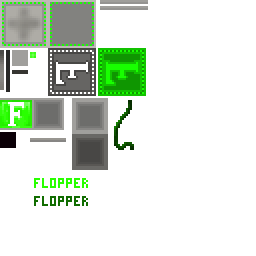
#> input picture auxiliary/java/dungeon-core-pre11/Common/Items/Blocks/Flopper_Texture.png, 128 x 128 px (shown 2 times larger)
$ python make_outline_texture.py ../../../../auxiliary/java/dungeon-core-pre11/Common/Items/Blocks/Flopper_Texture.png out.png
#> lines starting #> are read from the running program, lines starting #| are printed output that depends on the picture
from __future__ import annotations

import argparse
from pathlib import Path

from PIL import Image


def make_outline(source: Path, output: Path, border: int, alpha: int) -> None:
#> called with border = 4, alpha = 190
    image = Image.open(source).convert("RGBA")
#> image is the input picture: PIL image 128x128 RGBA; mean R, G, B, A 23.1, 33.9, 20.9, 60.3
    width, height = image.size
#> width = 128; height = 128
    pixels = image.load()

    for y in range(height):
        for x in range(width):
            in_border = x < border or y < border or x >= width - border or y >= height - border
            r, g, b, a = pixels[x, y]
            pixels[x, y] = (r, g, b, min(a, alpha) if in_border else 0)

    output.parent.mkdir(parents=True, exist_ok=True)
    image.save(output)
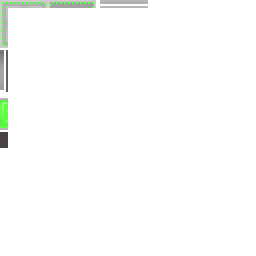
#> saved as out.png: PIL image 128x128 RGBA (shown 2 times larger); mean R, G, B, A 23.1, 33.9, 20.9, 5.8; transparent parts drawn white


def main() -> None:
    parser = argparse.ArgumentParser(description="Create a transparent block-face outline from a Hytale block texture.")
    parser.add_argument("source", type=Path, help="Source block texture PNG.")
    parser.add_argument("output", type=Path, help="Output outline texture PNG.")
    parser.add_argument("--border", type=int, default=4, help="Border thickness in pixels.")
    parser.add_argument("--alpha", type=int, default=190, help="Outline alpha, 0-255.")
    args = parser.parse_args()

    make_outline(args.source, args.output, args.border, args.alpha)


if __name__ == "__main__":
    main()
